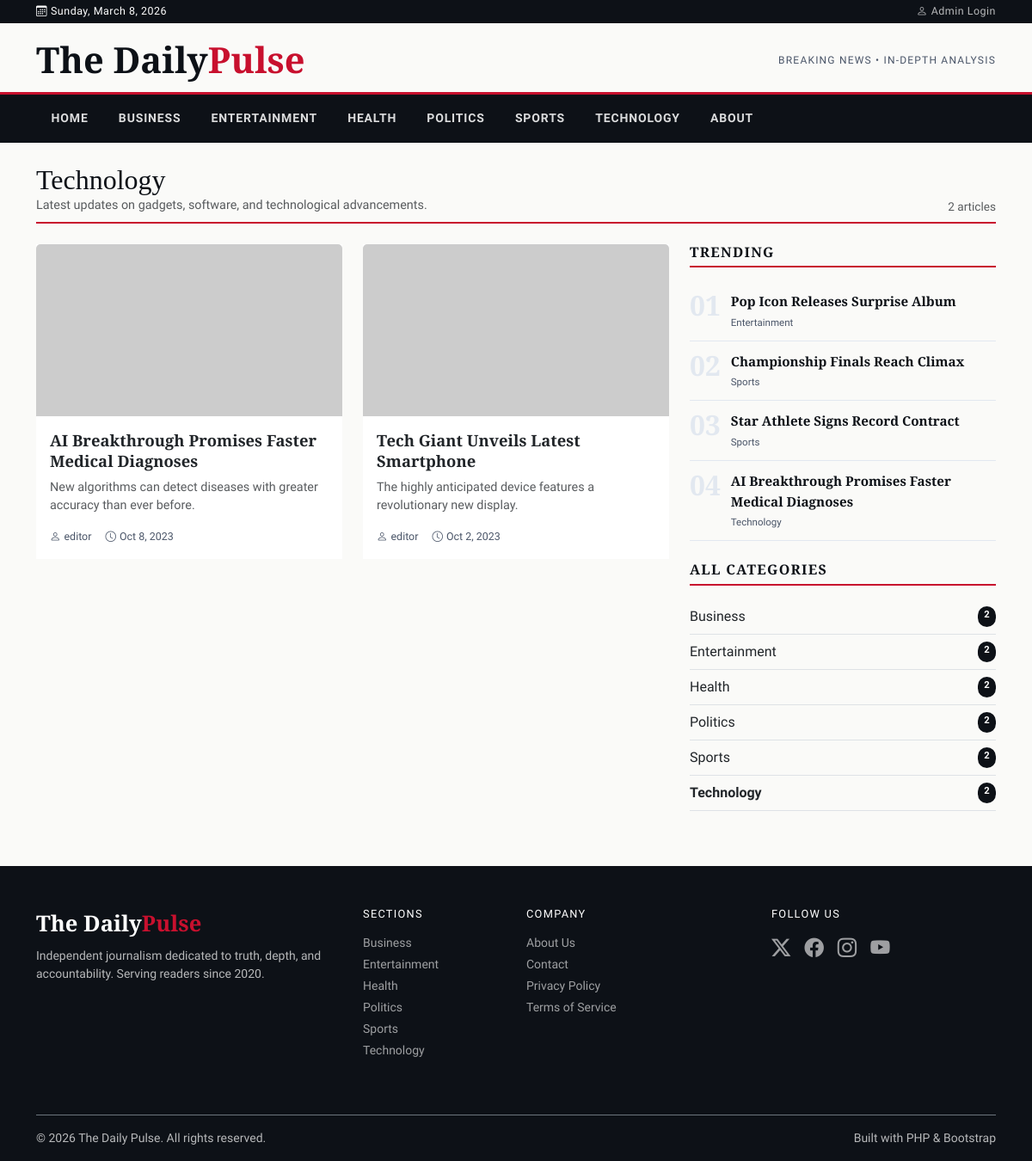
Page /category.php?slug=technology on the committed database.
### tables this page shows
CREATE TABLE `categories` (
    `id` INT UNSIGNED AUTO_INCREMENT PRIMARY KEY,
    `name` VARCHAR(100) NOT NULL,
    `slug` VARCHAR(100) NOT NULL UNIQUE,
    `description` TEXT,
    `created_at` TIMESTAMP DEFAULT CURRENT_TIMESTAMP,
    INDEX `idx_category_slug` (`slug`)
);

CREATE TABLE `articles` (
    `id` INT UNSIGNED AUTO_INCREMENT PRIMARY KEY,
    `title` VARCHAR(255) NOT NULL,
    `slug` VARCHAR(255) NOT NULL UNIQUE,
    `excerpt` TEXT,
    `content` LONGTEXT NOT NULL,
    `image_url` VARCHAR(255),
    `author_id` INT UNSIGNED NOT NULL,
    `category_id` INT UNSIGNED NOT NULL,
    `status` ENUM('draft', 'published', 'archived') NOT NULL DEFAULT 'draft',
    `views` INT UNSIGNED NOT NULL DEFAULT 0,
    `published_at` TIMESTAMP NULL DEFAULT NULL,
    `created_at` TIMESTAMP DEFAULT CURRENT_TIMESTAMP,
    `updated_at` TIMESTAMP DEFAULT CURRENT_TIMESTAMP ON UPDATE CURRENT_TIMESTAMP,
    CONSTRAINT `fk_article_author` FOREIGN KEY (`author_id`) REFERENCES `users` (`id`) ON DELETE RESTRICT ON UPDATE CASCADE,
    CONSTRAINT `fk_article_category` FOREIGN KEY (`category_id`) REFERENCES `categories` (`id`) ON DELETE RESTRICT ON UPDATE CASCADE,
    INDEX `idx_article_slug` (`slug`),
    INDEX `idx_articles_status` (`status`),
    INDEX `idx_articles_author` (`author_id`),
    INDEX `idx_articles_category` (`category_id`)
);

CREATE TABLE `users` (
    `id` INT UNSIGNED AUTO_INCREMENT PRIMARY KEY,
    `username` VARCHAR(50) NOT NULL UNIQUE,
    `email` VARCHAR(255) NOT NULL UNIQUE,
    `password_hash` VARCHAR(255) NOT NULL,
    `role` ENUM('admin', 'editor', 'author') NOT NULL DEFAULT 'author',
    `is_active` TINYINT(1) NOT NULL DEFAULT 1,
    `created_at` TIMESTAMP DEFAULT CURRENT_TIMESTAMP,
    `updated_at` TIMESTAMP DEFAULT CURRENT_TIMESTAMP ON UPDATE CURRENT_TIMESTAMP
);

### src/includes/auth.php (called while the page is built, shortened)
<?php
function is_logged_in(): bool {
    return isset($_SESSION['user_id']) && !empty($_SESSION['user_id']);
}

### src/includes/functions.php (called while the page is built, shortened)
<?php
function h(string $s): string {
    return htmlspecialchars($s, ENT_QUOTES | ENT_SUBSTITUTE, 'UTF-8');
}
function time_ago(string $datetime): string {
    $diff = time() - strtotime($datetime);
    return date('M j, Y', strtotime($datetime));
}
function excerpt(string $text, int $words = 20): string {
    $arr = explode(' ', strip_tags($text));
    if (count($arr) <= $words) return strip_tags($text);
    return implode(' ', array_slice($arr, 0, $words)) . '…';
}
function get_published_articles(int $limit = 6, int $offset = 0, ?int $category_id = null): array {
    $db = get_db();
    $sql = 'SELECT a.*, c.name AS category_name, c.slug AS category_slug,
                   u.username AS author_name
            FROM articles a
            JOIN categories c ON a.category_id = c.id
            JOIN users u ON a.author_id = u.id
            WHERE a.status = "published"';
    $params = [];
    if ($category_id !== null) {
        $sql .= ' AND a.category_id = ?';
        $params[] = $category_id;
    }
    $sql .= ' ORDER BY a.published_at DESC LIMIT ? OFFSET ?';
    $params[] = $limit;
    $params[] = $offset;
    $stmt = $db->prepare($sql);
    $stmt->execute($params);
    return $stmt->fetchAll();
}
function count_published_articles(?int $category_id = null): int {
    $db = get_db();
    $sql = 'SELECT COUNT(*) FROM articles WHERE status = "published"';
    $params = [];
    if ($category_id !== null) {
        $sql .= ' AND category_id = ?';
        $params[] = $category_id;
    }
    $stmt = $db->prepare($sql);
    $stmt->execute($params);
    return (int) $stmt->fetchColumn();
}
function get_trending_articles(int $limit = 5): array {
    $db = get_db();
    $stmt = $db->prepare(
        'SELECT a.*, c.name AS category_name, c.slug AS category_slug
         FROM articles a
         JOIN categories c ON a.category_id = c.id
         WHERE a.status = "published"
         ORDER BY a.views DESC LIMIT ?'
    );
    $stmt->execute([$limit]);
    return $stmt->fetchAll();
}
function get_all_categories(): array {
    $db = get_db();
    $stmt = $db->query(
        'SELECT c.*, COUNT(a.id) AS article_count
         FROM categories c
         LEFT JOIN articles a ON c.id = a.category_id AND a.status = "published"
         GROUP BY c.id
         ORDER BY c.name'
    );
    return $stmt->fetchAll();
}
function get_category_by_slug(string $slug): ?array {
    $db = get_db();
    $stmt = $db->prepare('SELECT * FROM categories WHERE slug = ? LIMIT 1');
    $stmt->execute([$slug]);
    $cat = $stmt->fetch();
    return $cat ?: null;
}

### src/category.php (the view, shortened to what this page needs)
<?php
require_once __DIR__ . '/includes/auth.php';
require_once __DIR__ . '/includes/functions.php';
$slug     = trim($_GET['slug'] ?? '');
$category = $slug ? get_category_by_slug($slug) : null;
$page        = max(1, (int) ($_GET['page'] ?? 1));
$offset      = ($page - 1) * ARTICLES_PER_PAGE;
$total       = count_published_articles($category['id']);
$articles    = get_published_articles(ARTICLES_PER_PAGE, $offset, $category['id']);
$trending    = get_trending_articles(4);
$categories  = get_all_categories();
require __DIR__ . '/includes/header.php';
?>
<div class="container">
<div class="d-flex justify-content-between align-items-end border-bottom border-2 border-dark pb-2 mb-4" style="border-color: var(--accent) !important;">
    <div>
        <h1 class="h2 mb-0" style="font-family:var(--serif);"><?= h($category['name']) ?></h1>
        <?php if ($category['description']): ?>
        <p class="text-muted mb-0" style="font-size:.9rem;"><?= h($category['description']) ?></p>
        <?php endif; ?>
    </div>
    <span class="text-muted" style="font-size:.85rem;"><?= $total ?> article<?= $total !== 1 ? 's' : '' ?></span>
</div>
<div class="row g-4">
    <div class="col-lg-8">
        <?php if (empty($articles)): ?>
            <div class="text-center py-5">
                <i class="bi bi-newspaper" style="font-size:3rem;color:var(--border);"></i>
                <p class="mt-3 text-muted">No articles in this category yet.</p>
            </div>
        <?php else: ?>
        <div class="row g-4 mb-4">
            <?php foreach ($articles as $article): ?>
            <div class="col-md-6">
                <div class="article-card card h-100">
                    <a href="<?= SITE_URL ?>/src/article.php?slug=<?= h($article['slug']) ?>">
                        <img src="<?= h($article['image_url'] ?: 'https://picsum.photos/seed/' . $article['id'] . '/600/300') ?>"
                             class="card-img-top" alt="<?= h($article['title']) ?>">
                    </a>
                    <div class="card-body">
                        <h5 class="card-title">
                            <a href="<?= SITE_URL ?>/src/article.php?slug=<?= h($article['slug']) ?>" class="text-decoration-none text-dark">
                                <?= h($article['title']) ?>
                            </a>
                        </h5>
                        <p class="card-text text-muted" style="font-size:.9rem;"><?= h(excerpt($article['excerpt'] ?: $article['content'], 18)) ?></p>
                        <div class="meta d-flex gap-3">
                            <span><i class="bi bi-person me-1"></i><?= h($article['author_name']) ?></span>
                            <span><i class="bi bi-clock me-1"></i><?= time_ago($article['published_at'] ?? $article['created_at']) ?></span>
                        </div>
                    </div>
                </div>
            </div>
            <?php endforeach; ?>
        </div>
        <?php endif; ?>
    </div>
    <div class="col-lg-4">
        <div class="sidebar-section mb-4">
            <h6>Trending</h6>
            <?php foreach ($trending as $i => $t): ?>
            <div class="trending-item d-flex align-items-start">
                <span class="num"><?= str_pad($i + 1, 2, '0', STR_PAD_LEFT) ?></span>
                <div>
                    <a href="<?= SITE_URL ?>/src/article.php?slug=<?= h($t['slug']) ?>"><?= h($t['title']) ?></a>
                    <div style="font-size:.72rem;color:var(--ink-soft);margin-top:.2rem;"><?= h($t['category_name']) ?></div>
                </div>
            </div>
            <?php endforeach; ?>
        </div>
        <div class="sidebar-section">
            <h6>All Categories</h6>
            <ul class="list-unstyled">
                <?php foreach ($categories as $cat): ?>
                <li class="d-flex justify-content-between py-2 border-bottom">
                    <a href="<?= SITE_URL ?>/src/category.php?slug=<?= h($cat['slug']) ?>" class="text-decoration-none text-dark <?= $cat['id'] === $category['id'] ? 'fw-bold' : '' ?>">
                        <?= h($cat['name']) ?>
                    </a>
                    <span class="badge rounded-pill" style="background:var(--ink);font-size:.7rem;"><?= $cat['article_count'] ?></span>
                </li>
                <?php endforeach; ?>
            </ul>
        </div>
    </div>
</div>
</div>
<?php require __DIR__ . '/includes/footer.php'; ?>

### src/includes/header.php (shortened to what this page needs)
<!DOCTYPE html>
<html lang="en">
<head>
    <link rel="stylesheet" href="https://cdn.jsdelivr.net/npm/bootstrap@5.3.3/dist/css/bootstrap.min.css">
    <link rel="stylesheet" href="https://cdn.jsdelivr.net/npm/bootstrap-icons@1.11.3/font/bootstrap-icons.css">
</head>
<body>
<div class="top-bar py-1">
    <div class="container d-flex justify-content-between align-items-center">
        <span><i class="bi bi-calendar3 me-1"></i><?= date('l, F j, Y') ?></span>
        <div>
            <?php if (is_logged_in()): ?>
                <a href="<?= SITE_URL ?>/src/admin/dashboard.php"><i class="bi bi-shield-lock me-1"></i>Admin</a>
                <span class="mx-2">|</span>
                <a href="<?= SITE_URL ?>/src/admin/logout.php">Logout</a>
            <?php else: ?>
                <a href="<?= SITE_URL ?>/src/admin/login.php"><i class="bi bi-person me-1"></i>Admin Login</a>
            <?php endif; ?>
        </div>
    </div>
</div>
<header class="masthead">
    <div class="container d-flex justify-content-between align-items-center">
        <a href="<?= SITE_URL ?>/src/index.php" class="brand">The Daily<span>Pulse</span></a>
        <div class="d-none d-md-block text-end">
            <div style="font-size:.75rem;color:var(--ink-soft);text-transform:uppercase;letter-spacing:.1em;">Breaking news &bull; In-depth analysis</div>
        </div>
    </div>
</header>
<nav class="site-nav navbar navbar-expand-lg">
    <div class="container">
        <div class="collapse navbar-collapse" id="mainNav">
            <ul class="navbar-nav me-auto">
                <li class="nav-item"><a class="nav-link" href="<?= SITE_URL ?>/src/index.php">Home</a></li>
                <?php foreach (get_all_categories() as $cat): ?>
                <li class="nav-item">
                    <a class="nav-link" href="<?= SITE_URL ?>/src/category.php?slug=<?= h($cat['slug']) ?>">
                        <?= h($cat['name']) ?>
                    </a>
                </li>
                <?php endforeach; ?>
                <li class="nav-item"><a class="nav-link" href="<?= SITE_URL ?>/src/about.php">About</a></li>
            </ul>
        </div>
    </div>
</nav>

### src/includes/footer.php (shortened to what this page needs)
<footer class="mt-5 pt-5 pb-3">
    <div class="container">
        <div class="row mb-4">
            <div class="col-md-4 mb-4">
                <div class="footer-brand mb-2">The Daily<span>Pulse</span></div>
                <p style="font-size:.875rem;">Independent journalism dedicated to truth, depth, and accountability. Serving readers since 2020.</p>
            </div>
            <div class="col-md-2 mb-4">
                <h6 class="text-white text-uppercase mb-3" style="font-size:.8rem;letter-spacing:.1em;">Sections</h6>
                <ul class="list-unstyled">
                    <?php foreach (get_all_categories() as $cat): ?>
                    <li class="mb-1"><a href="<?= SITE_URL ?>/src/category.php?slug=<?= h($cat['slug']) ?>"><?= h($cat['name']) ?></a></li>
                    <?php endforeach; ?>
                </ul>
            </div>
            <div class="col-md-3 mb-4">
                <h6 class="text-white text-uppercase mb-3" style="font-size:.8rem;letter-spacing:.1em;">Company</h6>
                <ul class="list-unstyled">
                    <li class="mb-1"><a href="<?= SITE_URL ?>/src/about.php">About Us</a></li>
                    <li class="mb-1"><a href="<?= SITE_URL ?>/src/about.php#contact">Contact</a></li>
                    <li class="mb-1"><a href="#">Privacy Policy</a></li>
                    <li class="mb-1"><a href="#">Terms of Service</a></li>
                </ul>
            </div>
            <div class="col-md-3 mb-4">
                <h6 class="text-white text-uppercase mb-3" style="font-size:.8rem;letter-spacing:.1em;">Follow Us</h6>
                <div class="d-flex gap-3" style="font-size:1.4rem;">
                    <a href="#"><i class="bi bi-twitter-x"></i></a>
                    <a href="#"><i class="bi bi-facebook"></i></a>
                    <a href="#"><i class="bi bi-instagram"></i></a>
                    <a href="#"><i class="bi bi-youtube"></i></a>
                </div>
            </div>
        </div>
        <div class="border-top border-secondary pt-3 d-flex flex-wrap justify-content-between">
            <span>&copy; <?= date('Y') ?> The Daily Pulse. All rights reserved.</span>
            <span>Built with PHP &amp; Bootstrap</span>
        </div>
    </div>
</footer>
</body>
</html>

### src/includes/header.php (style rules this page uses)
:root { --ink: #0d1117; --ink-soft: #4a5568; --accent: #c8102e; --accent-dk: #9b0c22; --border: #e2e8f0; --bg-warm: #fafaf8; --serif: 'Playfair Display', Georgia, serif; --sans: 'Source Sans 3', system-ui, sans-serif; }
body { font-family: var(--sans); color: var(--ink); background: var(--bg-warm); }
h1,h2,h3,h4,h5 { font-family: var(--serif); }
.top-bar { background: var(--ink); color: #fff; font-size: .78rem; letter-spacing:.04em; }
.top-bar a { color: rgba(255,255,255,.7); text-decoration:none; }
.masthead { border-bottom: 3px solid var(--accent); padding: 1.4rem 0 1rem; }
.masthead .brand { font-family: var(--serif); font-weight:900; font-size:2.6rem; color: var(--ink); text-decoration:none; line-height:1; }
.masthead .brand span { color: var(--accent); }
.site-nav { background: var(--ink); }
.site-nav .navbar-nav .nav-link { color: rgba(255,255,255,.85) !important; font-size:.875rem; letter-spacing:.06em; text-transform:uppercase; font-weight:600; padding: .6rem 1.1rem !important; }
.article-card { border:none; border-radius:0; background:#fff; transition: box-shadow .2s; }
.article-card .card-img-top { height:200px; object-fit:cover; }
.article-card .card-title { font-family: var(--serif); font-size:1.15rem; font-weight:700; line-height:1.3; }
.article-card .meta { font-size:.78rem; color: var(--ink-soft); }
.sidebar-section h6 { font-family: var(--serif); font-size:1rem; font-weight:700; text-transform:uppercase; letter-spacing:.08em; border-bottom:2px solid var(--accent); padding-bottom:.4rem; margin-bottom:1rem; }
.trending-item { border-bottom:1px solid var(--border); padding:.75rem 0; }
.trending-item .num { font-size:2rem; font-weight:900; color: var(--border); line-height:1; margin-right:.75rem; font-family: var(--serif); }
.trending-item a { font-family: var(--serif); font-weight:700; font-size:.95rem; color: var(--ink); text-decoration:none; }
footer { background: var(--ink); color: rgba(255,255,255,.7); font-size:.875rem; }
footer a { color: rgba(255,255,255,.6); text-decoration:none; }
footer .footer-brand { font-family: var(--serif); font-size:1.6rem; font-weight:900; color:#fff; }
footer .footer-brand span { color: var(--accent); }

### rows in the picture
categories: name "BUSINESS", name "Business", article_count "2"
categories: name "ENTERTAINMENT", name "Entertainment", article_count "2"
categories: name "HEALTH", name "Health", article_count "2"
categories: name "POLITICS", name "Politics", article_count "2"
categories: name "SPORTS", name "Sports", article_count "2"
categories: name "TECHNOLOGY", name "Technology", description "Latest updates on gadgets, software, and technological advancements.", id "2", article_count "2"
articles: title "AI Breakthrough Promises Faster Medical Diagnoses", excerpt "New algorithms can detect diseases with greater accuracy than ever before.", author.username "editor", published_at "Oct 8, 2023", category.name "Technology"
articles: title "Tech Giant Unveils Latest Smartphone", excerpt "The highly anticipated device features a revolutionary new display.", author.username "editor", published_at "Oct 2, 2023"
articles: title "Pop Icon Releases Surprise Album", category.name "Entertainment"
articles: title "Championship Finals Reach Climax", category.name "Sports"
articles: title "Star Athlete Signs Record Contract", category.name "Sports"
